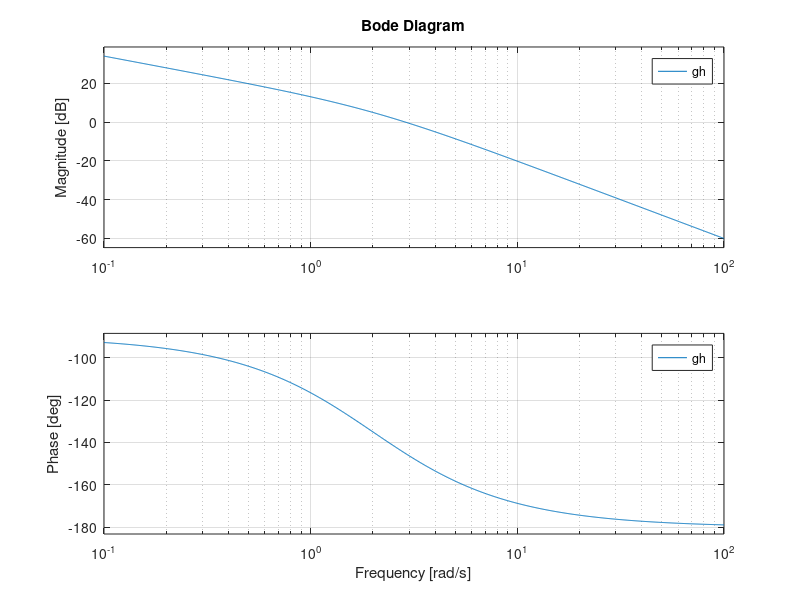

The MATLAB script that drew this image:
% numerator 
num = 10; 
% denominator 
den = [1 2 0];   %  s^2 + 2s + 0

% Create a transfer function using the numerator and denominator
gh = tf(num, den)

% graph transfer function onto bode plot
bode(gh);

% graph transfer function onto a step response plot
%step(gh)
%xlim([0 6])